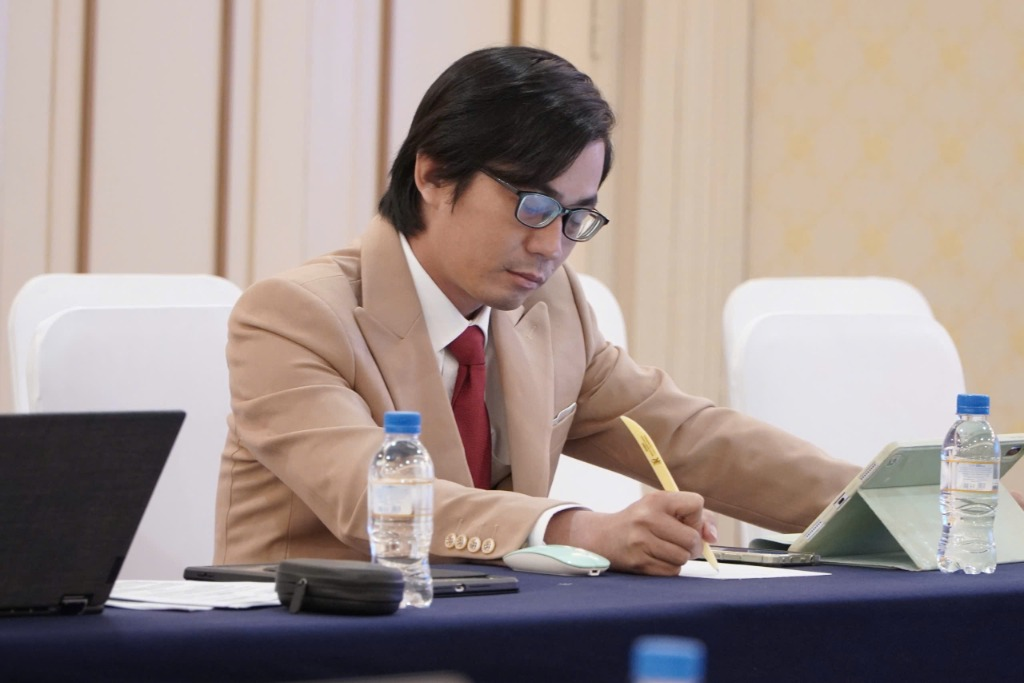
#> input picture assets/images/profile-pic.jpg, 1024 x 683 px, given in place of the camera
$ python detect_green.py
#> lines starting #> are read from the running program, lines starting #| are printed output that depends on the picture; after the words box and inside, x2 and y2 are one past the last pixel; in counts of white or black regions, pixels touching at a corner belong together
import cv2
import numpy as np
import serial
import serial.tools.list_ports
import time

# Kiểm tra COM port có sẵn không
available_ports = [port.device for port in serial.tools.list_ports.comports()]
print(f"COM ports có sẵn: {available_ports}")

# Kết nối Arduino
arduino = None
try:
    if 'COM4' in available_ports:
        arduino = serial.Serial('COM4', 9600, timeout=1)
        time.sleep(2)  # Chờ Arduino khởi động
        print("✓ Kết nối Arduino COM4 thành công!")
    else:
        print(f"✗ COM4 không tìm thấy! Các port khả dụng: {available_ports}")
except PermissionError:
    print("✗ Lỗi: COM4 đang bị khóa!")
    print("  → Đóng Arduino IDE Serial Monitor")
    print("  → Hoặc đóng chương trình khác đang dùng COM4")
    arduino = None
except Exception as e:
    print(f"✗ Lỗi kết nối Arduino: {e}")
    arduino = None

# mở camera
cap = cv2.VideoCapture(0, cv2.CAP_DSHOW)

last_led_state = None  # Biến lưu trạng thái LED trước (để không gửi liên tục)

while True:

    ret, frame = cap.read()
#> frame is the input picture: shape (683, 1024, 3); mean B, G, R 141.2, 146.1, 160.7

    if not ret:
        break

    hsv = cv2.cvtColor(frame, cv2.COLOR_BGR2HSV)
#> hsv: shape (683, 1024, 3); mean H, S, V 56.2, 52.7, 165.1

    # dải màu xanh
    lower_green = np.array([35, 50, 50])
    upper_green = np.array([85, 255, 255])

    mask = cv2.inRange(hsv, lower_green, upper_green)
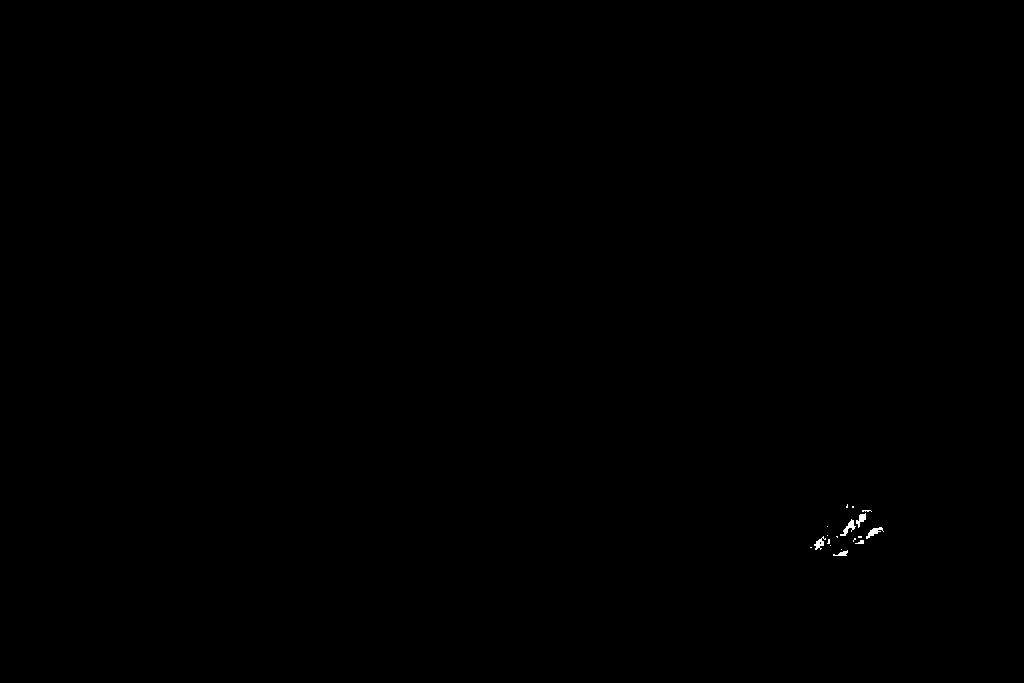
#> mask: shape (683, 1024); 0.06% white; 18 white regions (12 under 20 px)

    contours, _ = cv2.findContours(mask, cv2.RETR_TREE, cv2.CHAIN_APPROX_SIMPLE)
#> contours = 19 contours, 14 with area under 20; largest, box (x1, y1, x2, y2) and area: (840, 519, 856, 536) 66, (866, 527, 884, 539) 60, (856, 513, 866, 528) 51, (814, 536, 826, 550) 50, (833, 550, 848, 556) 28

    green_detected = False  # Biến theo dõi phát hiện xanh

    for cnt in contours:

        area = cv2.contourArea(cnt)

        if area > 500:
            green_detected = True  # Phát hiện måu xanh

            x, y, w, h = cv2.boundingRect(cnt)

            # tính tọa độ tâm
            cx = int(x + w/2)
            cy = int(y + h/2)

            # vẽ khung
            cv2.rectangle(frame,(x,y),(x+w,y+h),(0,255,0),2)

            # vẽ tâm
            cv2.circle(frame,(cx,cy),5,(0,0,255),-1)

            # hiển thị tọa độ
            text = f"X:{cx} Y:{cy}"
            cv2.putText(frame,text,(x,y-10),
                        cv2.FONT_HERSHEY_SIMPLEX,
                        0.6,(0,255,0),2)
#> this loop made 19 passes
#> area on passes 1, 10, 13, 15, 16: 28.5, 50, 60, 66, 51

    # Điều khiển LED dựa vào phát hiện
    if arduino:
        current_state = 1 if green_detected else 0

        # Chỉ gửi lệnh khi trạng thái thay đổi
        if current_state != last_led_state:
            if green_detected:
                arduino.write(b'1\n')  # Bật LED
                print("✓ Phát hiện xanh → LED BẬT")
                cv2.putText(frame,"[LED ON]", (50, 50), cv2.FONT_HERSHEY_SIMPLEX, 1, (0, 255, 0), 2)
            else:
                arduino.write(b'0\n')  # Tắt LED
                print("✗ Không phát hiện → LED TẮT")

            last_led_state = current_state
            time.sleep(0.2)  # Chờ 200ms để Arduino xử lý

    cv2.imshow("Camera", frame)
    cv2.imshow("Green Mask", mask)

    if cv2.waitKey(1) & 0xFF == ord('q'):
#> (key q is pressed here)
        break

if arduino:
    arduino.write(b'0\n')  # Tắt LED trước khi thoát
    arduino.close()

cap.release()
cv2.destroyAllWindows()
